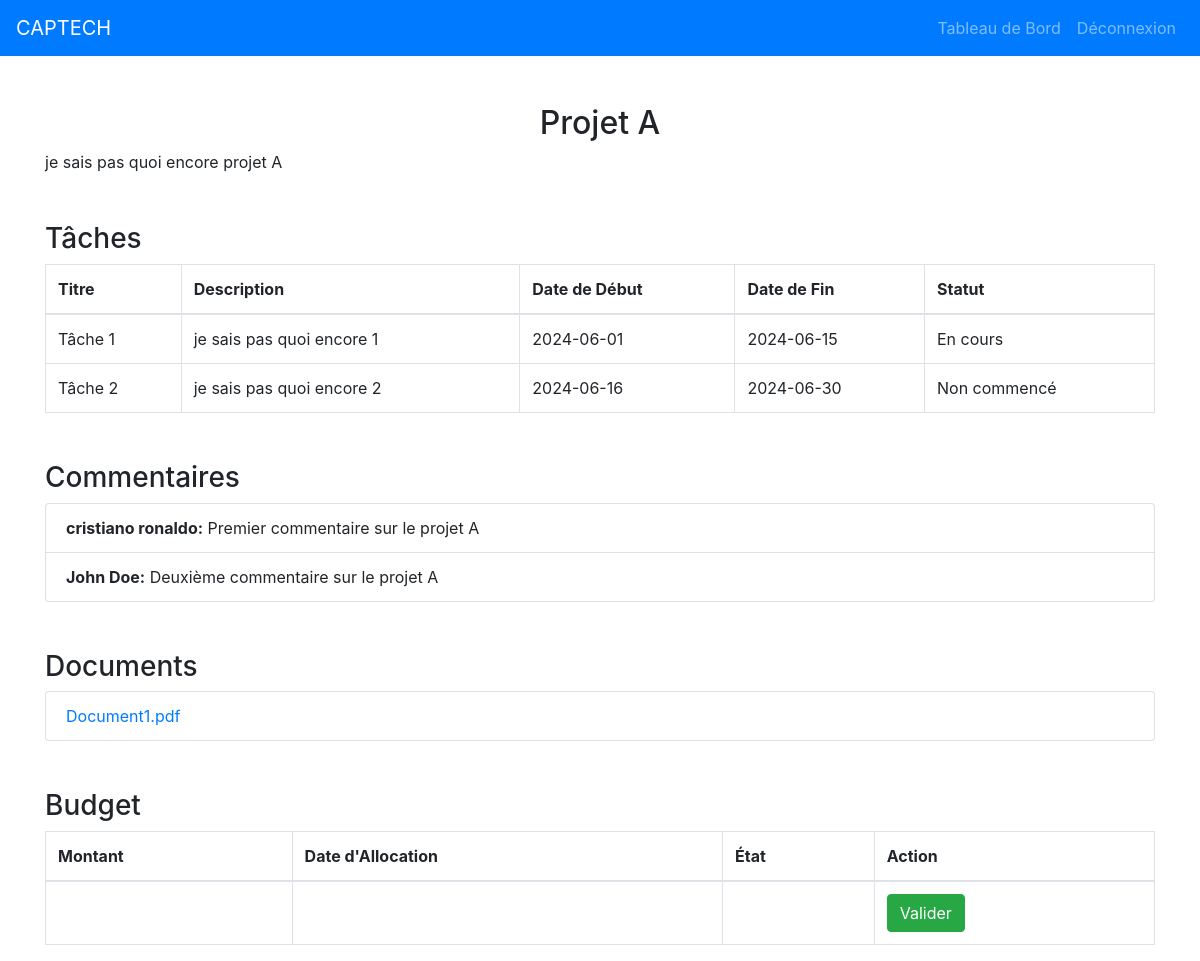
Screenshot of /project.php?id=1 (signed in) with the database file from the repository.
### tables this page shows
CREATE TABLE Projet (
   id_projet INT AUTO_INCREMENT,
   titre VARCHAR(50) NOT NULL,
   description TEXT NOT NULL,
   date_de_debut DATE NOT NULL,
   date_fin_prevu DATE NOT NULL,
   budget DECIMAL(10, 2) NOT NULL,
   id_utilisateur INT NOT NULL,
   PRIMARY KEY(id_projet),
   FOREIGN KEY(id_utilisateur) REFERENCES Utilisateur(id_utilisateur)
);

CREATE TABLE Tache (
   id_tache INT AUTO_INCREMENT,
   titre VARCHAR(50) NOT NULL,
   description TEXT NOT NULL,
   date_debut DATE NOT NULL,
   date_fin DATE NOT NULL,
   statut VARCHAR(50),
   id_projet INT NOT NULL,
   id_utilisateur INT NOT NULL,
   PRIMARY KEY(id_tache),
   FOREIGN KEY(id_utilisateur) REFERENCES Utilisateur(id_utilisateur),
   FOREIGN KEY(id_projet) REFERENCES Projet(id_projet)
);

CREATE TABLE Commentaire (
   id_commentaire INT AUTO_INCREMENT,
   contenu TEXT NOT NULL,
   date_commentaire TIMESTAMP DEFAULT CURRENT_TIMESTAMP,
   id_utilisateur INT NOT NULL,
   PRIMARY KEY(id_commentaire),
   FOREIGN KEY(id_utilisateur) REFERENCES Utilisateur(id_utilisateur)
);

CREATE TABLE Utilisateur (
   id_utilisateur INT AUTO_INCREMENT,
   nom VARCHAR(50) NOT NULL,
   prenom VARCHAR(50) NOT NULL,
   email VARCHAR(50) NOT NULL UNIQUE,
   mot_de_passe VARCHAR(255) NOT NULL,
   photo_profil VARCHAR(255) DEFAULT NULL,
   role ENUM('developpeur', 'chef_de_projet', 'responsable_equipe') NOT NULL,
   PRIMARY KEY(id_utilisateur)
);

CREATE TABLE Document (
   id_document INT AUTO_INCREMENT,
   nom VARCHAR(50) NOT NULL,
   chemin_acces VARCHAR(255) NOT NULL,
   date_creation TIMESTAMP DEFAULT CURRENT_TIMESTAMP,
   PRIMARY KEY(id_document)
);

### project.php (the view, shortened to what this page needs)
<?php
include('config.php');
$role = $_SESSION['role'];
$project_id = $_GET['id'];
$query_project = "SELECT * FROM Projet WHERE id_projet='$project_id'";
$result_project = mysqli_query($conn, $query_project);
$project = mysqli_fetch_assoc($result_project);
$query_tasks = "SELECT * FROM Tache WHERE id_projet='$project_id'";
$result_tasks = mysqli_query($conn, $query_tasks);
$query_comments = "SELECT c.contenu, u.nom, u.prenom FROM Commentaire c JOIN Commentaire_Projet cp ON c.id_commentaire = cp.id_commentaire JOIN Utilisateur u ON c.id_utilisateur = u.id_utilisateur WHERE cp.id_projet = '$project_id'";
$result_comments = mysqli_query($conn, $query_comments);
$query_documents = "SELECT d.nom, d.chemin_acces FROM Document d JOIN Document_Projet dp ON d.id_document = dp.id_document WHERE dp.id_projet = '$project_id'";
$result_documents = mysqli_query($conn, $query_documents);
$query_budget = "SELECT b.montant, b.date_allocation, b.etat FROM Budget b WHERE b.id_projet='$project_id' LIMIT 1";
$result_budget = mysqli_query($conn, $query_budget);
$budget = mysqli_fetch_assoc($result_budget);
?>
<!DOCTYPE html>
<html lang="fr">
<head>
    <link rel="stylesheet" href="https://stackpath.bootstrapcdn.com/bootstrap/4.5.2/css/bootstrap.min.css">
</head>
<body>
    <nav class="navbar navbar-expand-lg navbar-dark bg-primary">
        <a class="navbar-brand" href="#">CAPTECH</a>
        <div class="collapse navbar-collapse" id="navbarNav">
            <ul class="navbar-nav ml-auto">
                <?php if ($role == 'developpeur'): ?>
                    <li class="nav-item"><a class="nav-link" href="dashboard_developpeur.php">Tableau de Bord</a></li>
                <?php elseif ($role == 'chef_de_projet'): ?>
                    <li class="nav-item"><a class="nav-link" href="dashboard_chef_de_projet.php">Tableau de Bord</a></li>
                <?php elseif ($role == 'responsable_equipe'): ?>
                    <li class="nav-item"><a class="nav-link" href="dashboard_responsable_equipe.php">Tableau de Bord</a></li>
                <?php endif; ?>
                <li class="nav-item"><a class="nav-link" href="logout.php">Déconnexion</a></li>
            </ul>
        </div>
    </nav>
    <div class="container mt-5">
        <h2 class="text-center"><?php echo $project['titre']; ?></h2>
        <p><?php echo $project['description']; ?></p>
        <h3 class="mt-5">Tâches</h3>
        <table class="table table-bordered">
            <thead>
                <tr>
                    <th>Titre</th>
                    <th>Description</th>
                    <th>Date de Début</th>
                    <th>Date de Fin</th>
                    <th>Statut</th>
                </tr>
            </thead>
            <tbody>
                <?php while ($task = mysqli_fetch_assoc($result_tasks)): ?>
                    <tr>
                        <td><?php echo $task['titre']; ?></td>
                        <td><?php echo $task['description']; ?></td>
                        <td><?php echo $task['date_debut']; ?></td>
                        <td><?php echo $task['date_fin']; ?></td>
                        <td><?php echo $task['statut']; ?></td>
                    </tr>
                <?php endwhile; ?>
            </tbody>
        </table>
        <h3 class="mt-5">Commentaires</h3>
        <ul class="list-group">
            <?php while ($comment = mysqli_fetch_assoc($result_comments)): ?>
                <li class="list-group-item">
                    <strong><?php echo $comment['prenom'] . ' ' . $comment['nom']; ?>:</strong> <?php echo $comment['contenu']; ?>
                </li>
            <?php endwhile; ?>
        </ul>
        <h3 class="mt-5">Documents</h3>
        <ul class="list-group">
            <?php while ($document = mysqli_fetch_assoc($result_documents)): ?>
                <li class="list-group-item">
                    <a href="<?php echo $document['chemin_acces']; ?>" target="_blank"><?php echo $document['nom']; ?></a>
                </li>
            <?php endwhile; ?>
        </ul>
        <?php if ($role == 'responsable_equipe'): ?>
            <h3 class="mt-5">Budget</h3>
            <table class="table table-bordered">
                <thead>
                    <tr>
                        <th>Montant</th>
                        <th>Date d'Allocation</th>
                        <th>État</th>
                        <th>Action</th>
                    </tr>
                </thead>
                <tbody>
                    <tr>
                        <td><?php echo $budget['montant']; ?></td>
                        <td><?php echo $budget['date_allocation']; ?></td>
                        <td><?php echo $budget['etat']; ?></td>
                        <td>
                            <?php if ($budget['etat'] != 'Validé'): ?>
                                <a href="validate_budget.php?id=<?php echo $project_id; ?>" class="btn btn-success">Valider</a>
                            <?php endif; ?>
                        </td>
                    </tr>
                </tbody>
            </table>
        <?php endif; ?>
    </div>
</body>
</html>

### rows the page displays
projet: titre "Projet A", description "je sais pas quoi encore projet A"
tache: titre "Tâche 1", description "je sais pas quoi encore 1", date_debut "2024-06-01", date_fin "2024-06-15", statut "En cours"
tache: titre "Tâche 2", description "je sais pas quoi encore 2", date_debut "2024-06-16", date_fin "2024-06-30", statut "Non commencé"
commentaire: id_utilisateur.prenom "cristiano", id_utilisateur.nom "ronaldo", contenu "Premier commentaire sur le projet A"
commentaire: id_utilisateur.prenom "John", id_utilisateur.nom "Doe", contenu "Deuxième commentaire sur le projet A"
document: nom "Document1.pdf"
